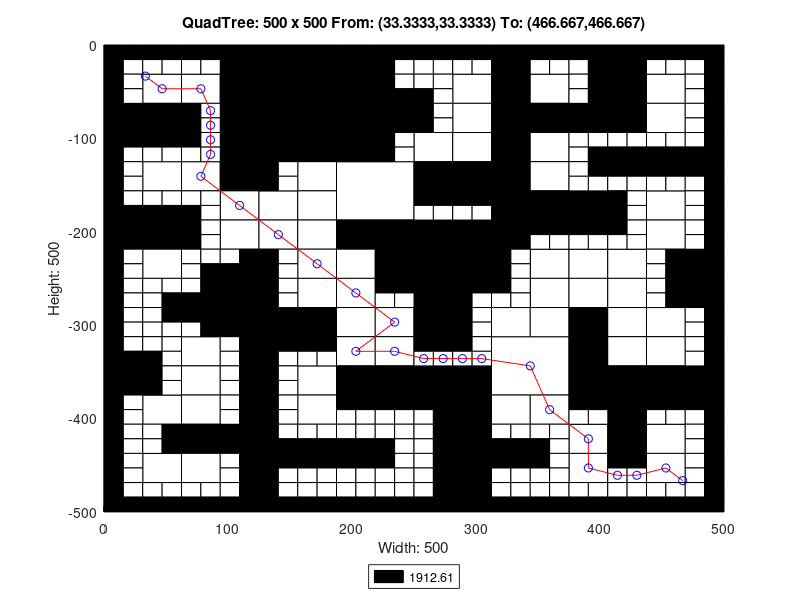

Recreate this plot in MATLAB.
axis([0 500 -500 0]);
title('QuadTree: 500 x 500 From: (33.3333,33.3333) To: (466.667,466.667)');
xlabel('Width: 500');
ylabel('Height: 500');
rectangle('Position',[125 -62.5 62.5 62.5], 'FaceColor',[0 0 0]);
rectangle('Position',[125 -125 62.5 62.5], 'FaceColor',[0 0 0]);
rectangle('Position',[187.5 -187.5 62.5 62.5], 'FaceColor',[1 1 1]);
rectangle('Position',[250 -250 62.5 62.5], 'FaceColor',[0 0 0]);
rectangle('Position',[312.5 -375 62.5 62.5], 'FaceColor',[1 1 1]);
rectangle('Position',[31.25 -62.5 31.25 31.25], 'FaceColor',[1 1 1]);
rectangle('Position',[93.75 -31.25 31.25 31.25], 'FaceColor',[0 0 0]);
rectangle('Position',[62.5 -62.5 31.25 31.25], 'FaceColor',[1 1 1]);
rectangle('Position',[93.75 -62.5 31.25 31.25], 'FaceColor',[0 0 0]);
rectangle('Position',[0 -93.75 31.25 31.25], 'FaceColor',[0 0 0]);
rectangle('Position',[31.25 -93.75 31.25 31.25], 'FaceColor',[0 0 0]);
rectangle('Position',[93.75 -93.75 31.25 31.25], 'FaceColor',[0 0 0]);
rectangle('Position',[93.75 -125 31.25 31.25], 'FaceColor',[0 0 0]);
rectangle('Position',[187.5 -31.25 31.25 31.25], 'FaceColor',[0 0 0]);
rectangle('Position',[187.5 -62.5 31.25 31.25], 'FaceColor',[0 0 0]);
rectangle('Position',[187.5 -93.75 31.25 31.25], 'FaceColor',[0 0 0]);
rectangle('Position',[218.75 -93.75 31.25 31.25], 'FaceColor',[0 0 0]);
rectangle('Position',[187.5 -125 31.25 31.25], 'FaceColor',[0 0 0]);
rectangle('Position',[31.25 -156.25 31.25 31.25], 'FaceColor',[1 1 1]);
rectangle('Position',[62.5 -156.25 31.25 31.25], 'FaceColor',[1 1 1]);
rectangle('Position',[93.75 -156.25 31.25 31.25], 'FaceColor',[0 0 0]);
rectangle('Position',[93.75 -187.5 31.25 31.25], 'FaceColor',[1 1 1]);
rectangle('Position',[0 -218.75 31.25 31.25], 'FaceColor',[0 0 0]);
rectangle('Position',[31.25 -218.75 31.25 31.25], 'FaceColor',[0 0 0]);
rectangle('Position',[31.25 -250 31.25 31.25], 'FaceColor',[1 1 1]);
rectangle('Position',[93.75 -218.75 31.25 31.25], 'FaceColor',[1 1 1]);
rectangle('Position',[156.25 -156.25 31.25 31.25], 'FaceColor',[1 1 1]);
rectangle('Position',[125 -187.5 31.25 31.25], 'FaceColor',[1 1 1]);
rectangle('Position',[156.25 -187.5 31.25 31.25], 'FaceColor',[1 1 1]);
rectangle('Position',[125 -218.75 31.25 31.25], 'FaceColor',[1 1 1]);
rectangle('Position',[156.25 -218.75 31.25 31.25], 'FaceColor',[1 1 1]);
rectangle('Position',[156.25 -250 31.25 31.25], 'FaceColor',[1 1 1]);
rectangle('Position',[187.5 -218.75 31.25 31.25], 'FaceColor',[0 0 0]);
rectangle('Position',[218.75 -218.75 31.25 31.25], 'FaceColor',[0 0 0]);
rectangle('Position',[187.5 -250 31.25 31.25], 'FaceColor',[1 1 1]);
rectangle('Position',[218.75 -250 31.25 31.25], 'FaceColor',[0 0 0]);
rectangle('Position',[281.25 -62.5 31.25 31.25], 'FaceColor',[1 1 1]);
rectangle('Position',[312.5 -31.25 31.25 31.25], 'FaceColor',[0 0 0]);
rectangle('Position',[312.5 -62.5 31.25 31.25], 'FaceColor',[0 0 0]);
rectangle('Position',[343.75 -62.5 31.25 31.25], 'FaceColor',[1 1 1]);
rectangle('Position',[281.25 -93.75 31.25 31.25], 'FaceColor',[1 1 1]);
rectangle('Position',[250 -125 31.25 31.25], 'FaceColor',[1 1 1]);
rectangle('Position',[281.25 -125 31.25 31.25], 'FaceColor',[1 1 1]);
rectangle('Position',[312.5 -93.75 31.25 31.25], 'FaceColor',[0 0 0]);
rectangle('Position',[343.75 -93.75 31.25 31.25], 'FaceColor',[0 0 0]);
rectangle('Position',[312.5 -125 31.25 31.25], 'FaceColor',[0 0 0]);
rectangle('Position',[343.75 -125 31.25 31.25], 'FaceColor',[1 1 1]);
rectangle('Position',[406.25 -31.25 31.25 31.25], 'FaceColor',[0 0 0]);
rectangle('Position',[406.25 -62.5 31.25 31.25], 'FaceColor',[0 0 0]);
rectangle('Position',[437.5 -62.5 31.25 31.25], 'FaceColor',[1 1 1]);
rectangle('Position',[375 -93.75 31.25 31.25], 'FaceColor',[0 0 0]);
rectangle('Position',[406.25 -93.75 31.25 31.25], 'FaceColor',[0 0 0]);
rectangle('Position',[437.5 -93.75 31.25 31.25], 'FaceColor',[1 1 1]);
rectangle('Position',[250 -156.25 31.25 31.25], 'FaceColor',[0 0 0]);
rectangle('Position',[281.25 -156.25 31.25 31.25], 'FaceColor',[0 0 0]);
rectangle('Position',[312.5 -156.25 31.25 31.25], 'FaceColor',[0 0 0]);
rectangle('Position',[343.75 -156.25 31.25 31.25], 'FaceColor',[1 1 1]);
rectangle('Position',[312.5 -187.5 31.25 31.25], 'FaceColor',[0 0 0]);
rectangle('Position',[343.75 -187.5 31.25 31.25], 'FaceColor',[0 0 0]);
rectangle('Position',[312.5 -218.75 31.25 31.25], 'FaceColor',[0 0 0]);
rectangle('Position',[343.75 -250 31.25 31.25], 'FaceColor',[1 1 1]);
rectangle('Position',[375 -187.5 31.25 31.25], 'FaceColor',[0 0 0]);
rectangle('Position',[437.5 -187.5 31.25 31.25], 'FaceColor',[1 1 1]);
rectangle('Position',[375 -250 31.25 31.25], 'FaceColor',[1 1 1]);
rectangle('Position',[406.25 -250 31.25 31.25], 'FaceColor',[1 1 1]);
rectangle('Position',[437.5 -218.75 31.25 31.25], 'FaceColor',[1 1 1]);
rectangle('Position',[468.75 -250 31.25 31.25], 'FaceColor',[0 0 0]);
rectangle('Position',[93.75 -281.25 31.25 31.25], 'FaceColor',[0 0 0]);
rectangle('Position',[93.75 -312.5 31.25 31.25], 'FaceColor',[0 0 0]);
rectangle('Position',[0 -375 31.25 31.25], 'FaceColor',[0 0 0]);
rectangle('Position',[62.5 -343.75 31.25 31.25], 'FaceColor',[1 1 1]);
rectangle('Position',[62.5 -375 31.25 31.25], 'FaceColor',[1 1 1]);
rectangle('Position',[156.25 -281.25 31.25 31.25], 'FaceColor',[1 1 1]);
rectangle('Position',[125 -312.5 31.25 31.25], 'FaceColor',[0 0 0]);
rectangle('Position',[156.25 -312.5 31.25 31.25], 'FaceColor',[0 0 0]);
rectangle('Position',[187.5 -281.25 31.25 31.25], 'FaceColor',[1 1 1]);
rectangle('Position',[187.5 -312.5 31.25 31.25], 'FaceColor',[1 1 1]);
rectangle('Position',[218.75 -312.5 31.25 31.25], 'FaceColor',[1 1 1]);
rectangle('Position',[156.25 -375 31.25 31.25], 'FaceColor',[1 1 1]);
rectangle('Position',[187.5 -343.75 31.25 31.25], 'FaceColor',[1 1 1]);
rectangle('Position',[218.75 -343.75 31.25 31.25], 'FaceColor',[1 1 1]);
rectangle('Position',[187.5 -375 31.25 31.25], 'FaceColor',[0 0 0]);
rectangle('Position',[218.75 -375 31.25 31.25], 'FaceColor',[0 0 0]);
rectangle('Position',[31.25 -406.25 31.25 31.25], 'FaceColor',[1 1 1]);
rectangle('Position',[62.5 -406.25 31.25 31.25], 'FaceColor',[1 1 1]);
rectangle('Position',[62.5 -437.5 31.25 31.25], 'FaceColor',[0 0 0]);
rectangle('Position',[93.75 -437.5 31.25 31.25], 'FaceColor',[0 0 0]);
rectangle('Position',[31.25 -468.75 31.25 31.25], 'FaceColor',[1 1 1]);
rectangle('Position',[62.5 -468.75 31.25 31.25], 'FaceColor',[1 1 1]);
rectangle('Position',[156.25 -406.25 31.25 31.25], 'FaceColor',[1 1 1]);
rectangle('Position',[250 -281.25 31.25 31.25], 'FaceColor',[0 0 0]);
rectangle('Position',[250 -312.5 31.25 31.25], 'FaceColor',[0 0 0]);
rectangle('Position',[343.75 -281.25 31.25 31.25], 'FaceColor',[1 1 1]);
rectangle('Position',[312.5 -312.5 31.25 31.25], 'FaceColor',[1 1 1]);
rectangle('Position',[343.75 -312.5 31.25 31.25], 'FaceColor',[1 1 1]);
rectangle('Position',[250 -375 31.25 31.25], 'FaceColor',[0 0 0]);
rectangle('Position',[281.25 -375 31.25 31.25], 'FaceColor',[0 0 0]);
rectangle('Position',[375 -281.25 31.25 31.25], 'FaceColor',[1 1 1]);
rectangle('Position',[406.25 -281.25 31.25 31.25], 'FaceColor',[1 1 1]);
rectangle('Position',[375 -312.5 31.25 31.25], 'FaceColor',[0 0 0]);
rectangle('Position',[406.25 -312.5 31.25 31.25], 'FaceColor',[1 1 1]);
rectangle('Position',[468.75 -281.25 31.25 31.25], 'FaceColor',[0 0 0]);
rectangle('Position',[437.5 -312.5 31.25 31.25], 'FaceColor',[1 1 1]);
rectangle('Position',[375 -343.75 31.25 31.25], 'FaceColor',[0 0 0]);
rectangle('Position',[406.25 -343.75 31.25 31.25], 'FaceColor',[1 1 1]);
rectangle('Position',[375 -375 31.25 31.25], 'FaceColor',[0 0 0]);
rectangle('Position',[406.25 -375 31.25 31.25], 'FaceColor',[0 0 0]);
rectangle('Position',[437.5 -343.75 31.25 31.25], 'FaceColor',[1 1 1]);
rectangle('Position',[437.5 -375 31.25 31.25], 'FaceColor',[0 0 0]);
rectangle('Position',[468.75 -375 31.25 31.25], 'FaceColor',[0 0 0]);
rectangle('Position',[281.25 -406.25 31.25 31.25], 'FaceColor',[0 0 0]);
rectangle('Position',[281.25 -437.5 31.25 31.25], 'FaceColor',[0 0 0]);
rectangle('Position',[312.5 -406.25 31.25 31.25], 'FaceColor',[1 1 1]);
rectangle('Position',[343.75 -406.25 31.25 31.25], 'FaceColor',[1 1 1]);
rectangle('Position',[281.25 -468.75 31.25 31.25], 'FaceColor',[0 0 0]);
rectangle('Position',[281.25 -500 31.25 31.25], 'FaceColor',[0 0 0]);
rectangle('Position',[406.25 -406.25 31.25 31.25], 'FaceColor',[0 0 0]);
rectangle('Position',[375 -437.5 31.25 31.25], 'FaceColor',[1 1 1]);
rectangle('Position',[406.25 -437.5 31.25 31.25], 'FaceColor',[0 0 0]);
rectangle('Position',[437.5 -437.5 31.25 31.25], 'FaceColor',[1 1 1]);
rectangle('Position',[375 -468.75 31.25 31.25], 'FaceColor',[1 1 1]);
rectangle('Position',[437.5 -468.75 31.25 31.25], 'FaceColor',[1 1 1]);
rectangle('Position',[0 -15.625 15.625 15.625], 'FaceColor',[0 0 0]);
rectangle('Position',[15.625 -15.625 15.625 15.625], 'FaceColor',[0 0 0]);
rectangle('Position',[0 -31.25 15.625 15.625], 'FaceColor',[0 0 0]);
rectangle('Position',[15.625 -31.25 15.625 15.625], 'FaceColor',[1 1 1]);
rectangle('Position',[31.25 -15.625 15.625 15.625], 'FaceColor',[0 0 0]);
rectangle('Position',[46.875 -15.625 15.625 15.625], 'FaceColor',[0 0 0]);
rectangle('Position',[31.25 -31.25 15.625 15.625], 'FaceColor',[1 1 1]);
rectangle('Position',[46.875 -31.25 15.625 15.625], 'FaceColor',[1 1 1]);
rectangle('Position',[0 -46.875 15.625 15.625], 'FaceColor',[0 0 0]);
rectangle('Position',[15.625 -46.875 15.625 15.625], 'FaceColor',[1 1 1]);
rectangle('Position',[0 -62.5 15.625 15.625], 'FaceColor',[0 0 0]);
rectangle('Position',[15.625 -62.5 15.625 15.625], 'FaceColor',[1 1 1]);
rectangle('Position',[62.5 -15.625 15.625 15.625], 'FaceColor',[0 0 0]);
rectangle('Position',[78.125 -15.625 15.625 15.625], 'FaceColor',[0 0 0]);
rectangle('Position',[62.5 -31.25 15.625 15.625], 'FaceColor',[1 1 1]);
rectangle('Position',[78.125 -31.25 15.625 15.625], 'FaceColor',[1 1 1]);
rectangle('Position',[0 -109.375 15.625 15.625], 'FaceColor',[0 0 0]);
rectangle('Position',[15.625 -109.375 15.625 15.625], 'FaceColor',[0 0 0]);
rectangle('Position',[0 -125 15.625 15.625], 'FaceColor',[0 0 0]);
rectangle('Position',[15.625 -125 15.625 15.625], 'FaceColor',[1 1 1]);
rectangle('Position',[31.25 -109.375 15.625 15.625], 'FaceColor',[0 0 0]);
rectangle('Position',[46.875 -109.375 15.625 15.625], 'FaceColor',[0 0 0]);
rectangle('Position',[31.25 -125 15.625 15.625], 'FaceColor',[1 1 1]);
rectangle('Position',[46.875 -125 15.625 15.625], 'FaceColor',[1 1 1]);
rectangle('Position',[62.5 -78.125 15.625 15.625], 'FaceColor',[0 0 0]);
rectangle('Position',[78.125 -78.125 15.625 15.625], 'FaceColor',[1 1 1]);
rectangle('Position',[62.5 -93.75 15.625 15.625], 'FaceColor',[0 0 0]);
rectangle('Position',[78.125 -93.75 15.625 15.625], 'FaceColor',[1 1 1]);
rectangle('Position',[62.5 -109.375 15.625 15.625], 'FaceColor',[0 0 0]);
rectangle('Position',[78.125 -109.375 15.625 15.625], 'FaceColor',[1 1 1]);
rectangle('Position',[62.5 -125 15.625 15.625], 'FaceColor',[1 1 1]);
rectangle('Position',[78.125 -125 15.625 15.625], 'FaceColor',[1 1 1]);
rectangle('Position',[218.75 -15.625 15.625 15.625], 'FaceColor',[0 0 0]);
rectangle('Position',[234.375 -15.625 15.625 15.625], 'FaceColor',[0 0 0]);
rectangle('Position',[218.75 -31.25 15.625 15.625], 'FaceColor',[0 0 0]);
rectangle('Position',[234.375 -31.25 15.625 15.625], 'FaceColor',[1 1 1]);
rectangle('Position',[218.75 -46.875 15.625 15.625], 'FaceColor',[0 0 0]);
rectangle('Position',[234.375 -46.875 15.625 15.625], 'FaceColor',[1 1 1]);
rectangle('Position',[218.75 -62.5 15.625 15.625], 'FaceColor',[0 0 0]);
rectangle('Position',[234.375 -62.5 15.625 15.625], 'FaceColor',[0 0 0]);
rectangle('Position',[218.75 -109.375 15.625 15.625], 'FaceColor',[0 0 0]);
rectangle('Position',[234.375 -109.375 15.625 15.625], 'FaceColor',[1 1 1]);
rectangle('Position',[218.75 -125 15.625 15.625], 'FaceColor',[0 0 0]);
rectangle('Position',[234.375 -125 15.625 15.625], 'FaceColor',[1 1 1]);
rectangle('Position',[0 -140.625 15.625 15.625], 'FaceColor',[0 0 0]);
rectangle('Position',[15.625 -140.625 15.625 15.625], 'FaceColor',[1 1 1]);
rectangle('Position',[0 -156.25 15.625 15.625], 'FaceColor',[0 0 0]);
rectangle('Position',[15.625 -156.25 15.625 15.625], 'FaceColor',[1 1 1]);
rectangle('Position',[0 -171.875 15.625 15.625], 'FaceColor',[0 0 0]);
rectangle('Position',[15.625 -171.875 15.625 15.625], 'FaceColor',[1 1 1]);
rectangle('Position',[0 -187.5 15.625 15.625], 'FaceColor',[0 0 0]);
rectangle('Position',[15.625 -187.5 15.625 15.625], 'FaceColor',[0 0 0]);
rectangle('Position',[31.25 -171.875 15.625 15.625], 'FaceColor',[1 1 1]);
rectangle('Position',[46.875 -171.875 15.625 15.625], 'FaceColor',[1 1 1]);
rectangle('Position',[31.25 -187.5 15.625 15.625], 'FaceColor',[0 0 0]);
rectangle('Position',[46.875 -187.5 15.625 15.625], 'FaceColor',[0 0 0]);
rectangle('Position',[62.5 -171.875 15.625 15.625], 'FaceColor',[1 1 1]);
rectangle('Position',[78.125 -171.875 15.625 15.625], 'FaceColor',[1 1 1]);
rectangle('Position',[62.5 -187.5 15.625 15.625], 'FaceColor',[0 0 0]);
rectangle('Position',[78.125 -187.5 15.625 15.625], 'FaceColor',[1 1 1]);
rectangle('Position',[0 -234.375 15.625 15.625], 'FaceColor',[0 0 0]);
rectangle('Position',[15.625 -234.375 15.625 15.625], 'FaceColor',[1 1 1]);
rectangle('Position',[0 -250 15.625 15.625], 'FaceColor',[0 0 0]);
rectangle('Position',[15.625 -250 15.625 15.625], 'FaceColor',[1 1 1]);
rectangle('Position',[62.5 -203.125 15.625 15.625], 'FaceColor',[0 0 0]);
rectangle('Position',[78.125 -203.125 15.625 15.625], 'FaceColor',[1 1 1]);
rectangle('Position',[62.5 -218.75 15.625 15.625], 'FaceColor',[0 0 0]);
rectangle('Position',[78.125 -218.75 15.625 15.625], 'FaceColor',[1 1 1]);
rectangle('Position',[62.5 -234.375 15.625 15.625], 'FaceColor',[1 1 1]);
rectangle('Position',[78.125 -234.375 15.625 15.625], 'FaceColor',[1 1 1]);
rectangle('Position',[62.5 -250 15.625 15.625], 'FaceColor',[1 1 1]);
rectangle('Position',[78.125 -250 15.625 15.625], 'FaceColor',[0 0 0]);
rectangle('Position',[93.75 -234.375 15.625 15.625], 'FaceColor',[1 1 1]);
rectangle('Position',[109.375 -234.375 15.625 15.625], 'FaceColor',[0 0 0]);
rectangle('Position',[93.75 -250 15.625 15.625], 'FaceColor',[0 0 0]);
rectangle('Position',[109.375 -250 15.625 15.625], 'FaceColor',[0 0 0]);
rectangle('Position',[125 -140.625 15.625 15.625], 'FaceColor',[0 0 0]);
rectangle('Position',[140.625 -140.625 15.625 15.625], 'FaceColor',[1 1 1]);
rectangle('Position',[125 -156.25 15.625 15.625], 'FaceColor',[0 0 0]);
rectangle('Position',[140.625 -156.25 15.625 15.625], 'FaceColor',[1 1 1]);
rectangle('Position',[125 -234.375 15.625 15.625], 'FaceColor',[0 0 0]);
rectangle('Position',[140.625 -234.375 15.625 15.625], 'FaceColor',[1 1 1]);
rectangle('Position',[125 -250 15.625 15.625], 'FaceColor',[0 0 0]);
rectangle('Position',[140.625 -250 15.625 15.625], 'FaceColor',[1 1 1]);
rectangle('Position',[250 -15.625 15.625 15.625], 'FaceColor',[0 0 0]);
rectangle('Position',[265.625 -15.625 15.625 15.625], 'FaceColor',[0 0 0]);
rectangle('Position',[250 -31.25 15.625 15.625], 'FaceColor',[1 1 1]);
rectangle('Position',[265.625 -31.25 15.625 15.625], 'FaceColor',[1 1 1]);
rectangle('Position',[281.25 -15.625 15.625 15.625], 'FaceColor',[0 0 0]);
rectangle('Position',[296.875 -15.625 15.625 15.625], 'FaceColor',[0 0 0]);
rectangle('Position',[281.25 -31.25 15.625 15.625], 'FaceColor',[1 1 1]);
rectangle('Position',[296.875 -31.25 15.625 15.625], 'FaceColor',[1 1 1]);
rectangle('Position',[250 -46.875 15.625 15.625], 'FaceColor',[1 1 1]);
rectangle('Position',[265.625 -46.875 15.625 15.625], 'FaceColor',[1 1 1]);
rectangle('Position',[250 -62.5 15.625 15.625], 'FaceColor',[0 0 0]);
rectangle('Position',[265.625 -62.5 15.625 15.625], 'FaceColor',[1 1 1]);
rectangle('Position',[343.75 -15.625 15.625 15.625], 'FaceColor',[0 0 0]);
rectangle('Position',[359.375 -15.625 15.625 15.625], 'FaceColor',[0 0 0]);
rectangle('Position',[343.75 -31.25 15.625 15.625], 'FaceColor',[1 1 1]);
rectangle('Position',[359.375 -31.25 15.625 15.625], 'FaceColor',[1 1 1]);
rectangle('Position',[250 -78.125 15.625 15.625], 'FaceColor',[0 0 0]);
rectangle('Position',[265.625 -78.125 15.625 15.625], 'FaceColor',[1 1 1]);
rectangle('Position',[250 -93.75 15.625 15.625], 'FaceColor',[0 0 0]);
rectangle('Position',[265.625 -93.75 15.625 15.625], 'FaceColor',[1 1 1]);
rectangle('Position',[375 -15.625 15.625 15.625], 'FaceColor',[0 0 0]);
rectangle('Position',[390.625 -15.625 15.625 15.625], 'FaceColor',[0 0 0]);
rectangle('Position',[375 -31.25 15.625 15.625], 'FaceColor',[1 1 1]);
rectangle('Position',[390.625 -31.25 15.625 15.625], 'FaceColor',[0 0 0]);
rectangle('Position',[375 -46.875 15.625 15.625], 'FaceColor',[1 1 1]);
rectangle('Position',[390.625 -46.875 15.625 15.625], 'FaceColor',[0 0 0]);
rectangle('Position',[375 -62.5 15.625 15.625], 'FaceColor',[1 1 1]);
rectangle('Position',[390.625 -62.5 15.625 15.625], 'FaceColor',[0 0 0]);
rectangle('Position',[437.5 -15.625 15.625 15.625], 'FaceColor',[0 0 0]);
rectangle('Position',[453.125 -15.625 15.625 15.625], 'FaceColor',[0 0 0]);
rectangle('Position',[437.5 -31.25 15.625 15.625], 'FaceColor',[1 1 1]);
rectangle('Position',[453.125 -31.25 15.625 15.625], 'FaceColor',[1 1 1]);
rectangle('Position',[468.75 -15.625 15.625 15.625], 'FaceColor',[0 0 0]);
rectangle('Position',[484.375 -15.625 15.625 15.625], 'FaceColor',[0 0 0]);
rectangle('Position',[468.75 -31.25 15.625 15.625], 'FaceColor',[1 1 1]);
rectangle('Position',[484.375 -31.25 15.625 15.625], 'FaceColor',[0 0 0]);
rectangle('Position',[468.75 -46.875 15.625 15.625], 'FaceColor',[1 1 1]);
rectangle('Position',[484.375 -46.875 15.625 15.625], 'FaceColor',[0 0 0]);
rectangle('Position',[468.75 -62.5 15.625 15.625], 'FaceColor',[1 1 1]);
rectangle('Position',[484.375 -62.5 15.625 15.625], 'FaceColor',[0 0 0]);
rectangle('Position',[375 -109.375 15.625 15.625], 'FaceColor',[1 1 1]);
rectangle('Position',[390.625 -109.375 15.625 15.625], 'FaceColor',[1 1 1]);
rectangle('Position',[375 -125 15.625 15.625], 'FaceColor',[1 1 1]);
rectangle('Position',[390.625 -125 15.625 15.625], 'FaceColor',[0 0 0]);
rectangle('Position',[406.25 -109.375 15.625 15.625], 'FaceColor',[1 1 1]);
rectangle('Position',[421.875 -109.375 15.625 15.625], 'FaceColor',[1 1 1]);
rectangle('Position',[406.25 -125 15.625 15.625], 'FaceColor',[0 0 0]);
rectangle('Position',[421.875 -125 15.625 15.625], 'FaceColor',[0 0 0]);
rectangle('Position',[468.75 -78.125 15.625 15.625], 'FaceColor',[1 1 1]);
rectangle('Position',[484.375 -78.125 15.625 15.625], 'FaceColor',[0 0 0]);
rectangle('Position',[468.75 -93.75 15.625 15.625], 'FaceColor',[1 1 1]);
rectangle('Position',[484.375 -93.75 15.625 15.625], 'FaceColor',[0 0 0]);
rectangle('Position',[437.5 -109.375 15.625 15.625], 'FaceColor',[1 1 1]);
rectangle('Position',[453.125 -109.375 15.625 15.625], 'FaceColor',[1 1 1]);
rectangle('Position',[437.5 -125 15.625 15.625], 'FaceColor',[0 0 0]);
rectangle('Position',[453.125 -125 15.625 15.625], 'FaceColor',[0 0 0]);
rectangle('Position',[468.75 -109.375 15.625 15.625], 'FaceColor',[1 1 1]);
rectangle('Position',[484.375 -109.375 15.625 15.625], 'FaceColor',[0 0 0]);
rectangle('Position',[468.75 -125 15.625 15.625], 'FaceColor',[0 0 0]);
rectangle('Position',[484.375 -125 15.625 15.625], 'FaceColor',[0 0 0]);
rectangle('Position',[250 -171.875 15.625 15.625], 'FaceColor',[0 0 0]);
rectangle('Position',[265.625 -171.875 15.625 15.625], 'FaceColor',[0 0 0]);
rectangle('Position',[250 -187.5 15.625 15.625], 'FaceColor',[1 1 1]);
rectangle('Position',[265.625 -187.5 15.625 15.625], 'FaceColor',[1 1 1]);
rectangle('Position',[281.25 -171.875 15.625 15.625], 'FaceColor',[0 0 0]);
rectangle('Position',[296.875 -171.875 15.625 15.625], 'FaceColor',[0 0 0]);
rectangle('Position',[281.25 -187.5 15.625 15.625], 'FaceColor',[1 1 1]);
rectangle('Position',[296.875 -187.5 15.625 15.625], 'FaceColor',[1 1 1]);
rectangle('Position',[343.75 -203.125 15.625 15.625], 'FaceColor',[0 0 0]);
rectangle('Position',[359.375 -203.125 15.625 15.625], 'FaceColor',[0 0 0]);
rectangle('Position',[343.75 -218.75 15.625 15.625], 'FaceColor',[1 1 1]);
rectangle('Position',[359.375 -218.75 15.625 15.625], 'FaceColor',[1 1 1]);
rectangle('Position',[312.5 -234.375 15.625 15.625], 'FaceColor',[0 0 0]);
rectangle('Position',[328.125 -234.375 15.625 15.625], 'FaceColor',[1 1 1]);
rectangle('Position',[312.5 -250 15.625 15.625], 'FaceColor',[0 0 0]);
rectangle('Position',[328.125 -250 15.625 15.625], 'FaceColor',[1 1 1]);
rectangle('Position',[375 -140.625 15.625 15.625], 'FaceColor',[1 1 1]);
rectangle('Position',[390.625 -140.625 15.625 15.625], 'FaceColor',[0 0 0]);
rectangle('Position',[375 -156.25 15.625 15.625], 'FaceColor',[1 1 1]);
rectangle('Position',[390.625 -156.25 15.625 15.625], 'FaceColor',[1 1 1]);
rectangle('Position',[406.25 -140.625 15.625 15.625], 'FaceColor',[0 0 0]);
rectangle('Position',[421.875 -140.625 15.625 15.625], 'FaceColor',[0 0 0]);
rectangle('Position',[406.25 -156.25 15.625 15.625], 'FaceColor',[1 1 1]);
rectangle('Position',[421.875 -156.25 15.625 15.625], 'FaceColor',[1 1 1]);
rectangle('Position',[406.25 -171.875 15.625 15.625], 'FaceColor',[0 0 0]);
rectangle('Position',[421.875 -171.875 15.625 15.625], 'FaceColor',[1 1 1]);
rectangle('Position',[406.25 -187.5 15.625 15.625], 'FaceColor',[0 0 0]);
rectangle('Position',[421.875 -187.5 15.625 15.625], 'FaceColor',[1 1 1]);
rectangle('Position',[437.5 -140.625 15.625 15.625], 'FaceColor',[0 0 0]);
rectangle('Position',[453.125 -140.625 15.625 15.625], 'FaceColor',[0 0 0]);
rectangle('Position',[437.5 -156.25 15.625 15.625], 'FaceColor',[1 1 1]);
rectangle('Position',[453.125 -156.25 15.625 15.625], 'FaceColor',[1 1 1]);
rectangle('Position',[468.75 -140.625 15.625 15.625], 'FaceColor',[0 0 0]);
rectangle('Position',[484.375 -140.625 15.625 15.625], 'FaceColor',[0 0 0]);
rectangle('Position',[468.75 -156.25 15.625 15.625], 'FaceColor',[1 1 1]);
rectangle('Position',[484.375 -156.25 15.625 15.625], 'FaceColor',[0 0 0]);
rectangle('Position',[468.75 -171.875 15.625 15.625], 'FaceColor',[1 1 1]);
rectangle('Position',[484.375 -171.875 15.625 15.625], 'FaceColor',[0 0 0]);
rectangle('Position',[468.75 -187.5 15.625 15.625], 'FaceColor',[1 1 1]);
rectangle('Position',[484.375 -187.5 15.625 15.625], 'FaceColor',[0 0 0]);
rectangle('Position',[375 -203.125 15.625 15.625], 'FaceColor',[0 0 0]);
rectangle('Position',[390.625 -203.125 15.625 15.625], 'FaceColor',[0 0 0]);
rectangle('Position',[375 -218.75 15.625 15.625], 'FaceColor',[1 1 1]);
rectangle('Position',[390.625 -218.75 15.625 15.625], 'FaceColor',[1 1 1]);
rectangle('Position',[406.25 -203.125 15.625 15.625], 'FaceColor',[0 0 0]);
rectangle('Position',[421.875 -203.125 15.625 15.625], 'FaceColor',[1 1 1]);
rectangle('Position',[406.25 -218.75 15.625 15.625], 'FaceColor',[1 1 1]);
rectangle('Position',[421.875 -218.75 15.625 15.625], 'FaceColor',[1 1 1]);
rectangle('Position',[468.75 -203.125 15.625 15.625], 'FaceColor',[1 1 1]);
rectangle('Position',[484.375 -203.125 15.625 15.625], 'FaceColor',[0 0 0]);
rectangle('Position',[468.75 -218.75 15.625 15.625], 'FaceColor',[1 1 1]);
rectangle('Position',[484.375 -218.75 15.625 15.625], 'FaceColor',[0 0 0]);
rectangle('Position',[437.5 -234.375 15.625 15.625], 'FaceColor',[1 1 1]);
rectangle('Position',[453.125 -234.375 15.625 15.625], 'FaceColor',[0 0 0]);
rectangle('Position',[437.5 -250 15.625 15.625], 'FaceColor',[1 1 1]);
rectangle('Position',[453.125 -250 15.625 15.625], 'FaceColor',[0 0 0]);
rectangle('Position',[0 -265.625 15.625 15.625], 'FaceColor',[0 0 0]);
rectangle('Position',[15.625 -265.625 15.625 15.625], 'FaceColor',[1 1 1]);
rectangle('Position',[0 -281.25 15.625 15.625], 'FaceColor',[0 0 0]);
rectangle('Position',[15.625 -281.25 15.625 15.625], 'FaceColor',[1 1 1]);
rectangle('Position',[31.25 -265.625 15.625 15.625], 'FaceColor',[1 1 1]);
rectangle('Position',[46.875 -265.625 15.625 15.625], 'FaceColor',[1 1 1]);
rectangle('Position',[31.25 -281.25 15.625 15.625], 'FaceColor',[1 1 1]);
rectangle('Position',[46.875 -281.25 15.625 15.625], 'FaceColor',[0 0 0]);
rectangle('Position',[0 -296.875 15.625 15.625], 'FaceColor',[0 0 0]);
rectangle('Position',[15.625 -296.875 15.625 15.625], 'FaceColor',[1 1 1]);
rectangle('Position',[0 -312.5 15.625 15.625], 'FaceColor',[0 0 0]);
rectangle('Position',[15.625 -312.5 15.625 15.625], 'FaceColor',[1 1 1]);
rectangle('Position',[31.25 -296.875 15.625 15.625], 'FaceColor',[1 1 1]);
rectangle('Position',[46.875 -296.875 15.625 15.625], 'FaceColor',[0 0 0]);
rectangle('Position',[31.25 -312.5 15.625 15.625], 'FaceColor',[1 1 1]);
rectangle('Position',[46.875 -312.5 15.625 15.625], 'FaceColor',[1 1 1]);
rectangle('Position',[62.5 -265.625 15.625 15.625], 'FaceColor',[1 1 1]);
rectangle('Position',[78.125 -265.625 15.625 15.625], 'FaceColor',[0 0 0]);
rectangle('Position',[62.5 -281.25 15.625 15.625], 'FaceColor',[0 0 0]);
rectangle('Position',[78.125 -281.25 15.625 15.625], 'FaceColor',[0 0 0]);
rectangle('Position',[62.5 -296.875 15.625 15.625], 'FaceColor',[0 0 0]);
rectangle('Position',[78.125 -296.875 15.625 15.625], 'FaceColor',[0 0 0]);
rectangle('Position',[62.5 -312.5 15.625 15.625], 'FaceColor',[1 1 1]);
rectangle('Position',[78.125 -312.5 15.625 15.625], 'FaceColor',[0 0 0]);
rectangle('Position',[0 -328.125 15.625 15.625], 'FaceColor',[0 0 0]);
rectangle('Position',[15.625 -328.125 15.625 15.625], 'FaceColor',[1 1 1]);
rectangle('Position',[0 -343.75 15.625 15.625], 'FaceColor',[0 0 0]);
rectangle('Position',[15.625 -343.75 15.625 15.625], 'FaceColor',[0 0 0]);
rectangle('Position',[31.25 -328.125 15.625 15.625], 'FaceColor',[1 1 1]);
rectangle('Position',[46.875 -328.125 15.625 15.625], 'FaceColor',[1 1 1]);
rectangle('Position',[31.25 -343.75 15.625 15.625], 'FaceColor',[0 0 0]);
rectangle('Position',[46.875 -343.75 15.625 15.625], 'FaceColor',[1 1 1]);
rectangle('Position',[31.25 -359.375 15.625 15.625], 'FaceColor',[0 0 0]);
rectangle('Position',[46.875 -359.375 15.625 15.625], 'FaceColor',[1 1 1]);
rectangle('Position',[31.25 -375 15.625 15.625], 'FaceColor',[0 0 0]);
rectangle('Position',[46.875 -375 15.625 15.625], 'FaceColor',[1 1 1]);
rectangle('Position',[93.75 -328.125 15.625 15.625], 'FaceColor',[1 1 1]);
rectangle('Position',[109.375 -328.125 15.625 15.625], 'FaceColor',[0 0 0]);
rectangle('Position',[93.75 -343.75 15.625 15.625], 'FaceColor',[1 1 1]);
rectangle('Position',[109.375 -343.75 15.625 15.625], 'FaceColor',[0 0 0]);
rectangle('Position',[93.75 -359.375 15.625 15.625], 'FaceColor',[1 1 1]);
rectangle('Position',[109.375 -359.375 15.625 15.625], 'FaceColor',[0 0 0]);
rectangle('Position',[93.75 -375 15.625 15.625], 'FaceColor',[1 1 1]);
rectangle('Position',[109.375 -375 15.625 15.625], 'FaceColor',[0 0 0]);
rectangle('Position',[125 -265.625 15.625 15.625], 'FaceColor',[0 0 0]);
rectangle('Position',[140.625 -265.625 15.625 15.625], 'FaceColor',[1 1 1]);
rectangle('Position',[125 -281.25 15.625 15.625], 'FaceColor',[0 0 0]);
rectangle('Position',[140.625 -281.25 15.625 15.625], 'FaceColor',[1 1 1]);
rectangle('Position',[218.75 -265.625 15.625 15.625], 'FaceColor',[0 0 0]);
rectangle('Position',[234.375 -265.625 15.625 15.625], 'FaceColor',[0 0 0]);
rectangle('Position',[218.75 -281.25 15.625 15.625], 'FaceColor',[1 1 1]);
rectangle('Position',[234.375 -281.25 15.625 15.625], 'FaceColor',[1 1 1]);
rectangle('Position',[125 -328.125 15.625 15.625], 'FaceColor',[0 0 0]);
rectangle('Position',[140.625 -328.125 15.625 15.625], 'FaceColor',[0 0 0]);
rectangle('Position',[125 -343.75 15.625 15.625], 'FaceColor',[0 0 0]);
rectangle('Position',[140.625 -343.75 15.625 15.625], 'FaceColor',[1 1 1]);
rectangle('Position',[156.25 -328.125 15.625 15.625], 'FaceColor',[0 0 0]);
rectangle('Position',[171.875 -328.125 15.625 15.625], 'FaceColor',[0 0 0]);
rectangle('Position',[156.25 -343.75 15.625 15.625], 'FaceColor',[1 1 1]);
rectangle('Position',[171.875 -343.75 15.625 15.625], 'FaceColor',[1 1 1]);
rectangle('Position',[125 -359.375 15.625 15.625], 'FaceColor',[0 0 0]);
rectangle('Position',[140.625 -359.375 15.625 15.625], 'FaceColor',[1 1 1]);
rectangle('Position',[125 -375 15.625 15.625], 'FaceColor',[0 0 0]);
rectangle('Position',[140.625 -375 15.625 15.625], 'FaceColor',[1 1 1]);
rectangle('Position',[0 -390.625 15.625 15.625], 'FaceColor',[0 0 0]);
rectangle('Position',[15.625 -390.625 15.625 15.625], 'FaceColor',[1 1 1]);
rectangle('Position',[0 -406.25 15.625 15.625], 'FaceColor',[0 0 0]);
rectangle('Position',[15.625 -406.25 15.625 15.625], 'FaceColor',[1 1 1]);
rectangle('Position',[0 -421.875 15.625 15.625], 'FaceColor',[0 0 0]);
rectangle('Position',[15.625 -421.875 15.625 15.625], 'FaceColor',[1 1 1]);
rectangle('Position',[0 -437.5 15.625 15.625], 'FaceColor',[0 0 0]);
rectangle('Position',[15.625 -437.5 15.625 15.625], 'FaceColor',[1 1 1]);
rectangle('Position',[31.25 -421.875 15.625 15.625], 'FaceColor',[1 1 1]);
rectangle('Position',[46.875 -421.875 15.625 15.625], 'FaceColor',[0 0 0]);
rectangle('Position',[31.25 -437.5 15.625 15.625], 'FaceColor',[1 1 1]);
rectangle('Position',[46.875 -437.5 15.625 15.625], 'FaceColor',[0 0 0]);
rectangle('Position',[93.75 -390.625 15.625 15.625], 'FaceColor',[1 1 1]);
rectangle('Position',[109.375 -390.625 15.625 15.625], 'FaceColor',[0 0 0]);
rectangle('Position',[93.75 -406.25 15.625 15.625], 'FaceColor',[1 1 1]);
rectangle('Position',[109.375 -406.25 15.625 15.625], 'FaceColor',[0 0 0]);
rectangle('Position',[0 -453.125 15.625 15.625], 'FaceColor',[0 0 0]);
rectangle('Position',[15.625 -453.125 15.625 15.625], 'FaceColor',[1 1 1]);
rectangle('Position',[0 -468.75 15.625 15.625], 'FaceColor',[0 0 0]);
rectangle('Position',[15.625 -468.75 15.625 15.625], 'FaceColor',[1 1 1]);
rectangle('Position',[0 -484.375 15.625 15.625], 'FaceColor',[0 0 0]);
rectangle('Position',[15.625 -484.375 15.625 15.625], 'FaceColor',[1 1 1]);
rectangle('Position',[0 -500 15.625 15.625], 'FaceColor',[0 0 0]);
rectangle('Position',[15.625 -500 15.625 15.625], 'FaceColor',[0 0 0]);
rectangle('Position',[31.25 -484.375 15.625 15.625], 'FaceColor',[1 1 1]);
rectangle('Position',[46.875 -484.375 15.625 15.625], 'FaceColor',[1 1 1]);
rectangle('Position',[31.25 -500 15.625 15.625], 'FaceColor',[0 0 0]);
rectangle('Position',[46.875 -500 15.625 15.625], 'FaceColor',[0 0 0]);
rectangle('Position',[93.75 -453.125 15.625 15.625], 'FaceColor',[1 1 1]);
rectangle('Position',[109.375 -453.125 15.625 15.625], 'FaceColor',[0 0 0]);
rectangle('Position',[93.75 -468.75 15.625 15.625], 'FaceColor',[1 1 1]);
rectangle('Position',[109.375 -468.75 15.625 15.625], 'FaceColor',[0 0 0]);
rectangle('Position',[62.5 -484.375 15.625 15.625], 'FaceColor',[1 1 1]);
rectangle('Position',[78.125 -484.375 15.625 15.625], 'FaceColor',[1 1 1]);
rectangle('Position',[62.5 -500 15.625 15.625], 'FaceColor',[0 0 0]);
rectangle('Position',[78.125 -500 15.625 15.625], 'FaceColor',[0 0 0]);
rectangle('Position',[93.75 -484.375 15.625 15.625], 'FaceColor',[1 1 1]);
rectangle('Position',[109.375 -484.375 15.625 15.625], 'FaceColor',[0 0 0]);
rectangle('Position',[93.75 -500 15.625 15.625], 'FaceColor',[0 0 0]);
rectangle('Position',[109.375 -500 15.625 15.625], 'FaceColor',[0 0 0]);
rectangle('Position',[125 -390.625 15.625 15.625], 'FaceColor',[0 0 0]);
rectangle('Position',[140.625 -390.625 15.625 15.625], 'FaceColor',[1 1 1]);
rectangle('Position',[125 -406.25 15.625 15.625], 'FaceColor',[0 0 0]);
rectangle('Position',[140.625 -406.25 15.625 15.625], 'FaceColor',[1 1 1]);
rectangle('Position',[125 -421.875 15.625 15.625], 'FaceColor',[0 0 0]);
rectangle('Position',[140.625 -421.875 15.625 15.625], 'FaceColor',[1 1 1]);
rectangle('Position',[125 -437.5 15.625 15.625], 'FaceColor',[0 0 0]);
rectangle('Position',[140.625 -437.5 15.625 15.625], 'FaceColor',[0 0 0]);
rectangle('Position',[156.25 -421.875 15.625 15.625], 'FaceColor',[1 1 1]);
rectangle('Position',[171.875 -421.875 15.625 15.625], 'FaceColor',[1 1 1]);
rectangle('Position',[156.25 -437.5 15.625 15.625], 'FaceColor',[0 0 0]);
rectangle('Position',[171.875 -437.5 15.625 15.625], 'FaceColor',[0 0 0]);
rectangle('Position',[187.5 -390.625 15.625 15.625], 'FaceColor',[0 0 0]);
rectangle('Position',[203.125 -390.625 15.625 15.625], 'FaceColor',[0 0 0]);
rectangle('Position',[187.5 -406.25 15.625 15.625], 'FaceColor',[1 1 1]);
rectangle('Position',[203.125 -406.25 15.625 15.625], 'FaceColor',[1 1 1]);
rectangle('Position',[218.75 -390.625 15.625 15.625], 'FaceColor',[0 0 0]);
rectangle('Position',[234.375 -390.625 15.625 15.625], 'FaceColor',[0 0 0]);
rectangle('Position',[218.75 -406.25 15.625 15.625], 'FaceColor',[1 1 1]);
rectangle('Position',[234.375 -406.25 15.625 15.625], 'FaceColor',[1 1 1]);
rectangle('Position',[187.5 -421.875 15.625 15.625], 'FaceColor',[1 1 1]);
rectangle('Position',[203.125 -421.875 15.625 15.625], 'FaceColor',[1 1 1]);
rectangle('Position',[187.5 -437.5 15.625 15.625], 'FaceColor',[0 0 0]);
rectangle('Position',[203.125 -437.5 15.625 15.625], 'FaceColor',[0 0 0]);
rectangle('Position',[218.75 -421.875 15.625 15.625], 'FaceColor',[1 1 1]);
rectangle('Position',[234.375 -421.875 15.625 15.625], 'FaceColor',[1 1 1]);
rectangle('Position',[218.75 -437.5 15.625 15.625], 'FaceColor',[0 0 0]);
rectangle('Position',[234.375 -437.5 15.625 15.625], 'FaceColor',[1 1 1]);
rectangle('Position',[125 -453.125 15.625 15.625], 'FaceColor',[0 0 0]);
rectangle('Position',[140.625 -453.125 15.625 15.625], 'FaceColor',[0 0 0]);
rectangle('Position',[125 -468.75 15.625 15.625], 'FaceColor',[0 0 0]);
rectangle('Position',[140.625 -468.75 15.625 15.625], 'FaceColor',[1 1 1]);
rectangle('Position',[156.25 -453.125 15.625 15.625], 'FaceColor',[0 0 0]);
rectangle('Position',[171.875 -453.125 15.625 15.625], 'FaceColor',[0 0 0]);
rectangle('Position',[156.25 -468.75 15.625 15.625], 'FaceColor',[1 1 1]);
rectangle('Position',[171.875 -468.75 15.625 15.625], 'FaceColor',[1 1 1]);
rectangle('Position',[125 -484.375 15.625 15.625], 'FaceColor',[0 0 0]);
rectangle('Position',[140.625 -484.375 15.625 15.625], 'FaceColor',[1 1 1]);
rectangle('Position',[125 -500 15.625 15.625], 'FaceColor',[0 0 0]);
rectangle('Position',[140.625 -500 15.625 15.625], 'FaceColor',[0 0 0]);
rectangle('Position',[156.25 -484.375 15.625 15.625], 'FaceColor',[1 1 1]);
rectangle('Position',[171.875 -484.375 15.625 15.625], 'FaceColor',[1 1 1]);
rectangle('Position',[156.25 -500 15.625 15.625], 'FaceColor',[0 0 0]);
rectangle('Position',[171.875 -500 15.625 15.625], 'FaceColor',[0 0 0]);
rectangle('Position',[187.5 -453.125 15.625 15.625], 'FaceColor',[0 0 0]);
rectangle('Position',[203.125 -453.125 15.625 15.625], 'FaceColor',[0 0 0]);
rectangle('Position',[187.5 -468.75 15.625 15.625], 'FaceColor',[1 1 1]);
rectangle('Position',[203.125 -468.75 15.625 15.625], 'FaceColor',[1 1 1]);
rectangle('Position',[218.75 -453.125 15.625 15.625], 'FaceColor',[0 0 0]);
rectangle('Position',[234.375 -453.125 15.625 15.625], 'FaceColor',[1 1 1]);
rectangle('Position',[218.75 -468.75 15.625 15.625], 'FaceColor',[1 1 1]);
rectangle('Position',[234.375 -468.75 15.625 15.625], 'FaceColor',[1 1 1]);
rectangle('Position',[187.5 -484.375 15.625 15.625], 'FaceColor',[1 1 1]);
rectangle('Position',[203.125 -484.375 15.625 15.625], 'FaceColor',[1 1 1]);
rectangle('Position',[187.5 -500 15.625 15.625], 'FaceColor',[0 0 0]);
rectangle('Position',[203.125 -500 15.625 15.625], 'FaceColor',[0 0 0]);
rectangle('Position',[218.75 -484.375 15.625 15.625], 'FaceColor',[1 1 1]);
rectangle('Position',[234.375 -484.375 15.625 15.625], 'FaceColor',[1 1 1]);
rectangle('Position',[218.75 -500 15.625 15.625], 'FaceColor',[0 0 0]);
rectangle('Position',[234.375 -500 15.625 15.625], 'FaceColor',[0 0 0]);
rectangle('Position',[281.25 -265.625 15.625 15.625], 'FaceColor',[0 0 0]);
rectangle('Position',[296.875 -265.625 15.625 15.625], 'FaceColor',[0 0 0]);
rectangle('Position',[281.25 -281.25 15.625 15.625], 'FaceColor',[0 0 0]);
rectangle('Position',[296.875 -281.25 15.625 15.625], 'FaceColor',[1 1 1]);
rectangle('Position',[281.25 -296.875 15.625 15.625], 'FaceColor',[0 0 0]);
rectangle('Position',[296.875 -296.875 15.625 15.625], 'FaceColor',[1 1 1]);
rectangle('Position',[281.25 -312.5 15.625 15.625], 'FaceColor',[0 0 0]);
rectangle('Position',[296.875 -312.5 15.625 15.625], 'FaceColor',[1 1 1]);
rectangle('Position',[312.5 -265.625 15.625 15.625], 'FaceColor',[0 0 0]);
rectangle('Position',[328.125 -265.625 15.625 15.625], 'FaceColor',[1 1 1]);
rectangle('Position',[312.5 -281.25 15.625 15.625], 'FaceColor',[1 1 1]);
rectangle('Position',[328.125 -281.25 15.625 15.625], 'FaceColor',[1 1 1]);
rectangle('Position',[250 -328.125 15.625 15.625], 'FaceColor',[0 0 0]);
rectangle('Position',[265.625 -328.125 15.625 15.625], 'FaceColor',[0 0 0]);
rectangle('Position',[250 -343.75 15.625 15.625], 'FaceColor',[1 1 1]);
rectangle('Position',[265.625 -343.75 15.625 15.625], 'FaceColor',[1 1 1]);
rectangle('Position',[281.25 -328.125 15.625 15.625], 'FaceColor',[0 0 0]);
rectangle('Position',[296.875 -328.125 15.625 15.625], 'FaceColor',[1 1 1]);
rectangle('Position',[281.25 -343.75 15.625 15.625], 'FaceColor',[1 1 1]);
rectangle('Position',[296.875 -343.75 15.625 15.625], 'FaceColor',[1 1 1]);
rectangle('Position',[437.5 -265.625 15.625 15.625], 'FaceColor',[1 1 1]);
rectangle('Position',[453.125 -265.625 15.625 15.625], 'FaceColor',[0 0 0]);
rectangle('Position',[437.5 -281.25 15.625 15.625], 'FaceColor',[1 1 1]);
rectangle('Position',[453.125 -281.25 15.625 15.625], 'FaceColor',[0 0 0]);
rectangle('Position',[468.75 -296.875 15.625 15.625], 'FaceColor',[1 1 1]);
rectangle('Position',[484.375 -296.875 15.625 15.625], 'FaceColor',[0 0 0]);
rectangle('Position',[468.75 -312.5 15.625 15.625], 'FaceColor',[1 1 1]);
rectangle('Position',[484.375 -312.5 15.625 15.625], 'FaceColor',[0 0 0]);
rectangle('Position',[468.75 -328.125 15.625 15.625], 'FaceColor',[1 1 1]);
rectangle('Position',[484.375 -328.125 15.625 15.625], 'FaceColor',[0 0 0]);
rectangle('Position',[468.75 -343.75 15.625 15.625], 'FaceColor',[1 1 1]);
rectangle('Position',[484.375 -343.75 15.625 15.625], 'FaceColor',[0 0 0]);
rectangle('Position',[250 -390.625 15.625 15.625], 'FaceColor',[0 0 0]);
rectangle('Position',[265.625 -390.625 15.625 15.625], 'FaceColor',[0 0 0]);
rectangle('Position',[250 -406.25 15.625 15.625], 'FaceColor',[1 1 1]);
rectangle('Position',[265.625 -406.25 15.625 15.625], 'FaceColor',[0 0 0]);
rectangle('Position',[250 -421.875 15.625 15.625], 'FaceColor',[1 1 1]);
rectangle('Position',[265.625 -421.875 15.625 15.625], 'FaceColor',[0 0 0]);
rectangle('Position',[250 -437.5 15.625 15.625], 'FaceColor',[1 1 1]);
rectangle('Position',[265.625 -437.5 15.625 15.625], 'FaceColor',[0 0 0]);
rectangle('Position',[312.5 -421.875 15.625 15.625], 'FaceColor',[1 1 1]);
rectangle('Position',[328.125 -421.875 15.625 15.625], 'FaceColor',[1 1 1]);
rectangle('Position',[312.5 -437.5 15.625 15.625], 'FaceColor',[0 0 0]);
rectangle('Position',[328.125 -437.5 15.625 15.625], 'FaceColor',[0 0 0]);
rectangle('Position',[343.75 -421.875 15.625 15.625], 'FaceColor',[1 1 1]);
rectangle('Position',[359.375 -421.875 15.625 15.625], 'FaceColor',[1 1 1]);
rectangle('Position',[343.75 -437.5 15.625 15.625], 'FaceColor',[0 0 0]);
rectangle('Position',[359.375 -437.5 15.625 15.625], 'FaceColor',[1 1 1]);
rectangle('Position',[250 -453.125 15.625 15.625], 'FaceColor',[1 1 1]);
rectangle('Position',[265.625 -453.125 15.625 15.625], 'FaceColor',[0 0 0]);
rectangle('Position',[250 -468.75 15.625 15.625], 'FaceColor',[1 1 1]);
rectangle('Position',[265.625 -468.75 15.625 15.625], 'FaceColor',[0 0 0]);
rectangle('Position',[250 -484.375 15.625 15.625], 'FaceColor',[1 1 1]);
rectangle('Position',[265.625 -484.375 15.625 15.625], 'FaceColor',[0 0 0]);
rectangle('Position',[250 -500 15.625 15.625], 'FaceColor',[0 0 0]);
rectangle('Position',[265.625 -500 15.625 15.625], 'FaceColor',[0 0 0]);
rectangle('Position',[312.5 -453.125 15.625 15.625], 'FaceColor',[0 0 0]);
rectangle('Position',[328.125 -453.125 15.625 15.625], 'FaceColor',[0 0 0]);
rectangle('Position',[312.5 -468.75 15.625 15.625], 'FaceColor',[1 1 1]);
rectangle('Position',[328.125 -468.75 15.625 15.625], 'FaceColor',[1 1 1]);
rectangle('Position',[343.75 -453.125 15.625 15.625], 'FaceColor',[0 0 0]);
rectangle('Position',[359.375 -453.125 15.625 15.625], 'FaceColor',[1 1 1]);
rectangle('Position',[343.75 -468.75 15.625 15.625], 'FaceColor',[1 1 1]);
rectangle('Position',[359.375 -468.75 15.625 15.625], 'FaceColor',[1 1 1]);
rectangle('Position',[312.5 -484.375 15.625 15.625], 'FaceColor',[1 1 1]);
rectangle('Position',[328.125 -484.375 15.625 15.625], 'FaceColor',[1 1 1]);
rectangle('Position',[312.5 -500 15.625 15.625], 'FaceColor',[0 0 0]);
rectangle('Position',[328.125 -500 15.625 15.625], 'FaceColor',[0 0 0]);
rectangle('Position',[343.75 -484.375 15.625 15.625], 'FaceColor',[1 1 1]);
rectangle('Position',[359.375 -484.375 15.625 15.625], 'FaceColor',[1 1 1]);
rectangle('Position',[343.75 -500 15.625 15.625], 'FaceColor',[0 0 0]);
rectangle('Position',[359.375 -500 15.625 15.625], 'FaceColor',[0 0 0]);
rectangle('Position',[375 -390.625 15.625 15.625], 'FaceColor',[0 0 0]);
rectangle('Position',[390.625 -390.625 15.625 15.625], 'FaceColor',[0 0 0]);
rectangle('Position',[375 -406.25 15.625 15.625], 'FaceColor',[1 1 1]);
rectangle('Position',[390.625 -406.25 15.625 15.625], 'FaceColor',[1 1 1]);
rectangle('Position',[437.5 -390.625 15.625 15.625], 'FaceColor',[0 0 0]);
rectangle('Position',[453.125 -390.625 15.625 15.625], 'FaceColor',[0 0 0]);
rectangle('Position',[437.5 -406.25 15.625 15.625], 'FaceColor',[1 1 1]);
rectangle('Position',[453.125 -406.25 15.625 15.625], 'FaceColor',[1 1 1]);
rectangle('Position',[468.75 -390.625 15.625 15.625], 'FaceColor',[0 0 0]);
rectangle('Position',[484.375 -390.625 15.625 15.625], 'FaceColor',[0 0 0]);
rectangle('Position',[468.75 -406.25 15.625 15.625], 'FaceColor',[1 1 1]);
rectangle('Position',[484.375 -406.25 15.625 15.625], 'FaceColor',[0 0 0]);
rectangle('Position',[468.75 -421.875 15.625 15.625], 'FaceColor',[1 1 1]);
rectangle('Position',[484.375 -421.875 15.625 15.625], 'FaceColor',[0 0 0]);
rectangle('Position',[468.75 -437.5 15.625 15.625], 'FaceColor',[1 1 1]);
rectangle('Position',[484.375 -437.5 15.625 15.625], 'FaceColor',[0 0 0]);
rectangle('Position',[406.25 -453.125 15.625 15.625], 'FaceColor',[0 0 0]);
rectangle('Position',[421.875 -453.125 15.625 15.625], 'FaceColor',[0 0 0]);
rectangle('Position',[406.25 -468.75 15.625 15.625], 'FaceColor',[1 1 1]);
rectangle('Position',[421.875 -468.75 15.625 15.625], 'FaceColor',[1 1 1]);
rectangle('Position',[375 -484.375 15.625 15.625], 'FaceColor',[1 1 1]);
rectangle('Position',[390.625 -484.375 15.625 15.625], 'FaceColor',[1 1 1]);
rectangle('Position',[375 -500 15.625 15.625], 'FaceColor',[0 0 0]);
rectangle('Position',[390.625 -500 15.625 15.625], 'FaceColor',[0 0 0]);
rectangle('Position',[406.25 -484.375 15.625 15.625], 'FaceColor',[1 1 1]);
rectangle('Position',[421.875 -484.375 15.625 15.625], 'FaceColor',[1 1 1]);
rectangle('Position',[406.25 -500 15.625 15.625], 'FaceColor',[0 0 0]);
rectangle('Position',[421.875 -500 15.625 15.625], 'FaceColor',[0 0 0]);
rectangle('Position',[468.75 -453.125 15.625 15.625], 'FaceColor',[1 1 1]);
rectangle('Position',[484.375 -453.125 15.625 15.625], 'FaceColor',[0 0 0]);
rectangle('Position',[468.75 -468.75 15.625 15.625], 'FaceColor',[1 1 1]);
rectangle('Position',[484.375 -468.75 15.625 15.625], 'FaceColor',[0 0 0]);
rectangle('Position',[437.5 -484.375 15.625 15.625], 'FaceColor',[1 1 1]);
rectangle('Position',[453.125 -484.375 15.625 15.625], 'FaceColor',[1 1 1]);
rectangle('Position',[437.5 -500 15.625 15.625], 'FaceColor',[0 0 0]);
rectangle('Position',[453.125 -500 15.625 15.625], 'FaceColor',[0 0 0]);
rectangle('Position',[468.75 -484.375 15.625 15.625], 'FaceColor',[1 1 1]);
rectangle('Position',[484.375 -484.375 15.625 15.625], 'FaceColor',[0 0 0]);
rectangle('Position',[468.75 -500 15.625 15.625], 'FaceColor',[0 0 0]);
rectangle('Position',[484.375 -500 15.625 15.625], 'FaceColor',[0 0 0]);
X=[466.667,453.125,429.688,414.062,390.625,390.625,359.375,343.75,304.688,289.062,273.438,257.812,234.375,203.125,234.375,203.125,171.875,140.625,109.375,78.125,85.9375,85.9375,85.9375,85.9375,78.125,46.875,33.3333];
Y=[-466.667,-453.125,-460.938,-460.938,-453.125,-421.875,-390.625,-343.75,-335.938,-335.938,-335.938,-335.938,-328.125,-328.125,-296.875,-265.625,-234.375,-203.125,-171.875,-140.625,-117.188,-101.562,-85.9375,-70.3125,-46.875,-46.875,-33.3333];
hold on;
plot(X,Y,'r');
plot(X,Y,'bo');
legend('1912.61','Location','southoutside');
